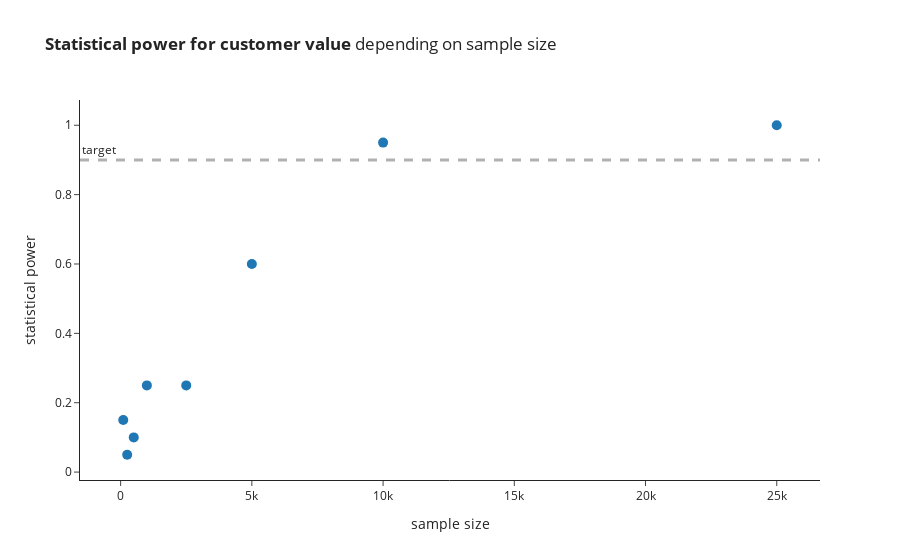

Notebook code for this chart:
### Code cell
fig = px.scatter(x = val_lowres_sim_stats_df.sample_size, y = val_lowres_sim_stats_df.successful_experiment,
                title = '<b>Statistical power for customer value</b> depending on sample size',
                labels = {'y': 'statistical power', 'x': 'sample size'})
fig.update_traces(marker=dict(size=10))
fig.add_hline(
    y=0.9, line_width=3, line_dash="dash", 
    line_color='black', annotation_text="target", 
    annotation_position="top left"
)

### Figure 1 — Plotly figure (JSON) as saved in the notebook; plotly's stock layout.template omitted (floating-point values rounded to 4 significant figures)
{"data": [{"hovertemplate": "sample size=%{x}<br>statistical power=%{y}<extra></extra>", "legendgroup": "", "marker": {"color": "#1F77B4", "size": 10, "symbol": "circle"}, "mode": "markers", "name": "", "orientation": "v", "showlegend": false, "type": "scatter", "x": [100, 250, 500, 1000, 2500, 5000, 10000, 25000], "xaxis": "x", "y": [0.15, 0.05, 0.1, 0.25, 0.25, 0.6, 0.95, 1], "yaxis": "y"}], "layout": {"annotations": [{"showarrow": false, "text": "target", "x": 0, "xanchor": "left", "xref": "x domain", "y": 0.9, "yanchor": "bottom", "yref": "y"}], "autosize": true, "legend": {"tracegroupgap": 0}, "shapes": [{"line": {"color": "black", "dash": "dash", "width": 3}, "type": "line", "x0": 0, "x1": 1, "xref": "x domain", "y0": 0.9, "y1": 0.9, "yref": "y"}], "title": {"text": "<b>Statistical power for customer value</b> depending on sample size"}, "xaxis": {"anchor": "y", "autorange": true, "domain": [0, 1], "range": [-1487.0, 26590.0], "title": {"text": "sample size"}, "type": "linear"}, "yaxis": {"anchor": "x", "autorange": true, "domain": [0, 1], "range": [-0.04691, 1.097], "title": {"text": "statistical power"}, "type": "linear"}}}
